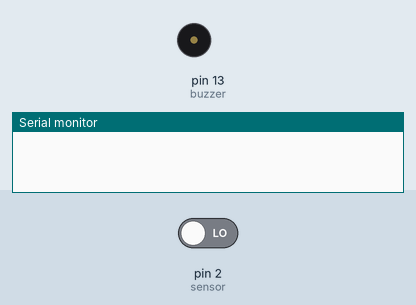
The sketch below on a simulated Arduino Uno, built with avr-gcc and run on an emulated ATmega328P. Shown: buzzer (waves = sounding, pin HIGH), the last lines printed to the serial monitor. The inputs (shaded band) are chosen by the test bench; at power-on: pin 2 (sensor) LOW.

Above: at 1.8 s.
1.9 s: pin 2 (sensor) driven HIGH
At 3.2 s:
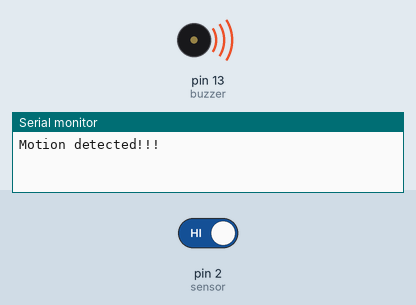
3.5 s: pin 2 (sensor) driven LOW
At 4.6 s:
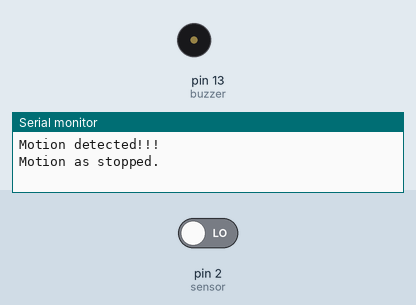
Timing chart, 0 to 6.5 s (numbered marks = the images above; inputs shaded):
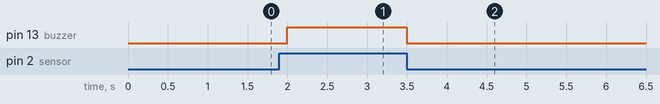

The sketch:

Arduino_PIR_Motion_Detector.ino
```cpp
/*
 PIR Sensor Detection

 This example demonstrates the use of PIR sensor. It sends a
 digital input on pin 2 when a person or object passes infront
 of it and rings the buzzer while lighting up the red LED.
 It also prints a message to the serial monitor.

 OPEN THE SERIAL MONITOR TO SEE THE OUTPUT >>

 The circuit:
 * PIR sensor on pin 2
 * LED and Buzzer on pin 13

 created 10 February 2022
 by KtroniksDIY

 */
const int buzzer = 13;
const int sensor = 2;
int state = LOW;
int val = 0;

void setup() {
  // put your setup code here, to run once:
  pinMode(buzzer, OUTPUT);
  Serial.begin(9600);

}

void loop() {
  val = digitalRead(sensor);
  if (val==HIGH){
    digitalWrite(buzzer, HIGH);
    delay(500);
    if (state ==LOW){
      state = HIGH;
      Serial.println("Motion detected!!!");
    }
  }
  else {
    digitalWrite(buzzer, LOW);
    delay(500);
    if (state == HIGH) {
      Serial.println("Motion as stopped.");
      state = LOW;
    }
  }
}
```

Measured:
- after the input at 1.9 s, pin 13 (buzzer): LOW → HIGH after 0.10 s
- after the input at 3.5 s, pin 13 (buzzer): HIGH → LOW at once
